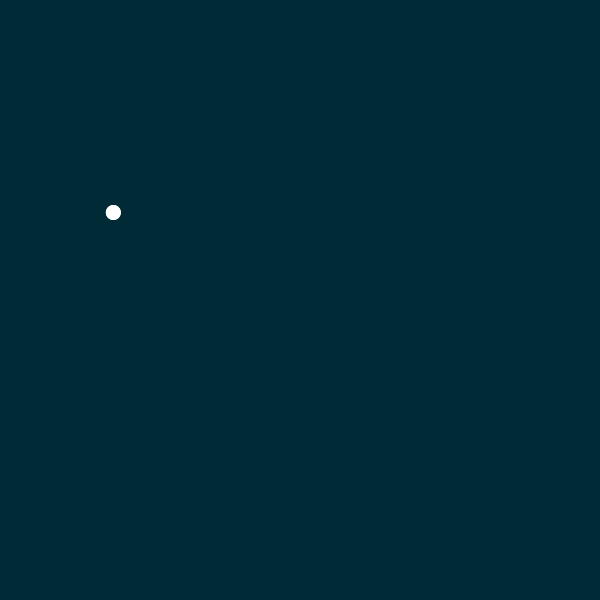
Frame 1 (no input)
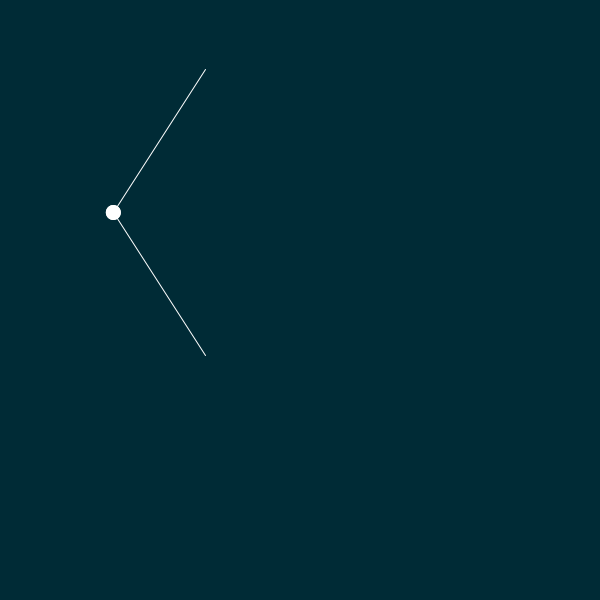
Frame 60 (the mouse pressed at the canvas centre just before this capture)
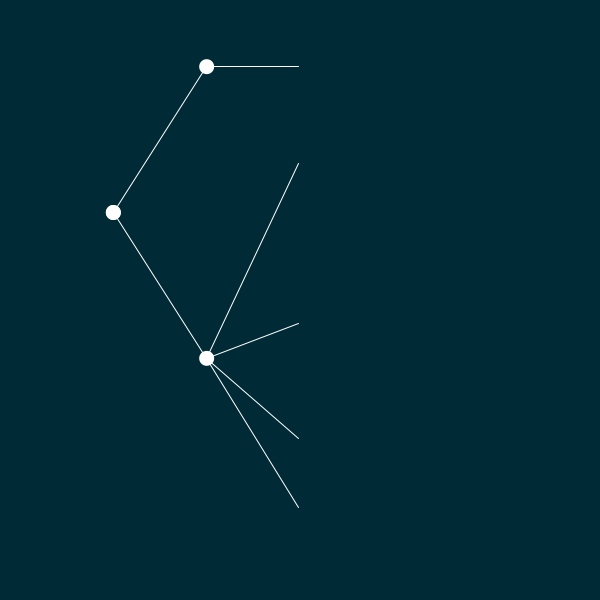
Frame 120 (the mouse held since frame 60 and released just before this capture)

The Processing sketch that drew these frames (run headless with seeded random() and noise(); from frame 60 on, the mouse is pressed at the canvas centre):

// Processing sketch: gwtree
// ── gwtree.pde
int maxGen = 5;
int terminalNodes = 0;
int currIdTot = 0;
int currIdGen = 0;
int currGen = 0;
int outerLoop = 0;
int innerLoop = 0;
ArrayList<GalWat> tree;

void setup () {
  size(600, 600);
  tree = new ArrayList<GalWat> ();
  GenerateTree();
  ResetTree();
}

void draw () {
  background(0, 43, 54);
  for (GalWat node : tree) {
    node.DisplayNode(outerLoop);
    node.DisplayEdge(outerLoop, innerLoop);
  }
  innerLoop++;
  if (innerLoop == 60) {
    outerLoop++;
    if (outerLoop == currGen + 5) {
      ResetTree();
      outerLoop = 0;
    }
    innerLoop = 0;
  }
}

class GalWat {
  int idT, idG;
  int gen;
  int father;
  float x, y;
  boolean termina;
  int idTerm;

  GalWat (int genin, int idTin, int idGin, int fatherin) {
    gen = genin;
    idT = idTin;
    idG = idGin;
    father = fatherin;
  }

  void setTermina () {
    termina = true;
    idTerm = 0;
    for (int i = tree.size() - 1; i > 0; i--) {
      GalWat other = tree.get(i);
      if (other.father == idT) { termina = false; break; }
    }
  }

  void setTerminalId () {
    for (int i = idT+2; i < tree.size(); i++) {
      GalWat other = tree.get(i);
      if (termina & other.termina & (idT != other.idT)) {
        GalWat vnode = tree.get(i);
        GalWat vnode2 = tree.get(idT+1);
        int gen1 = gen;
        int gen2 = other.gen;
        while (gen1 != gen2) {
          if (gen1 < gen2) {
             vnode = tree.get(vnode.father + 1);
          } else {
             vnode2 = tree.get(vnode.father + 1);
          }
          gen1 = vnode2.gen;
          gen2 = vnode.gen;
        }
        if (vnode.idG < vnode2.idG) {idTerm++;} else {other.idTerm++;}
      }
    }
  }

  void setXY (int GG, int nT) {
    if (termina) {
      y = 20 + 560 * float(idTerm + 1) / float(nT + 1);
    } else {
      y = 0;
      int count = 0;
      for (int i = tree.size() - 1; i > 0; i--) {
        GalWat other = tree.get(i);
        if (idT == other.father) {
          y += other.y;
          count++;
        }
      }
      y *= 1/float(count);
    }
    x = 20 + 560 * float(gen + 1) / float(GG + 1);
  }

  void DisplayNode (int currIter) {
    if (gen <= currIter) {
      noStroke();
      fill(255);
      ellipse(x, y, 15, 15);
    }
  }

  void DisplayEdge (int currIter, int currFrame) {
    if ( gen <= currIter & gen > 0 ) {
      stroke(255);
      GalWat node = tree.get(father + 1);
      line(node.x, node.y, x, y);
    } else if (gen == currIter + 1) {
      float tt = float(currFrame) / 60;
      GalWat node = tree.get(father + 1);
      float dx = x * tt + node.x * (1 - tt);
      float dy = y * tt + node.y * (1 - tt);
      stroke(255);
      line(node.x, node.y, dx, dy);
    }
  }
}

void GenerateTree () {
  tree.add(new GalWat(currGen, currIdTot, currIdGen, -1));
  currIdTot = 1;
  for (int i = 0; i < maxGen; i++) {
    currIdGen = 0;
    int genTot = 0;
    for (int j = 1; j < tree.size(); j++) {
      GalWat node = tree.get(j);
      if (node.gen == currGen) {
        int desc = rpois(1.5);
        if (desc == 0) { terminalNodes++; }
        for (int k = 0; k < desc; k++) {
          tree.add(new GalWat(currGen + 1, currIdTot, currIdGen, node.idT));
          currIdTot++;
          currIdGen++;
          genTot++;
          if (i == maxGen - 1) {terminalNodes++;}
        }
      }
    }
    currGen++;
    if (genTot == 0) { break; }
  }

  for (GalWat node : tree) {
    node.setTermina();
  }

  for (GalWat node : tree) {
    node.setTerminalId();
  }

  for (GalWat node : tree) {
    if (node.termina) {
      node.setXY(currGen, terminalNodes);
    }
  }

  for (int ii = tree.size() - 1; ii >= 0; ii--) {
    GalWat node = tree.get(ii);
    node.setXY(currGen, terminalNodes);
  }
}

void ResetTree () {
  for (int i = tree.size() - 1; i > 0; i--) {
    tree.remove(i);
  }
  terminalNodes = 0;
  currIdTot = 0;
  currIdGen = 0;
  currGen = 0;
  GenerateTree();
}

int rpois(float lambda) {
  int n = 0;
  float fx = exp(-lambda);
  float u = random(1);
  float aux = exp(-lambda);
  while (u > fx) {
    aux *= lambda / float(n+1);
    fx += aux;
    n++;
  }
  return n;
}
